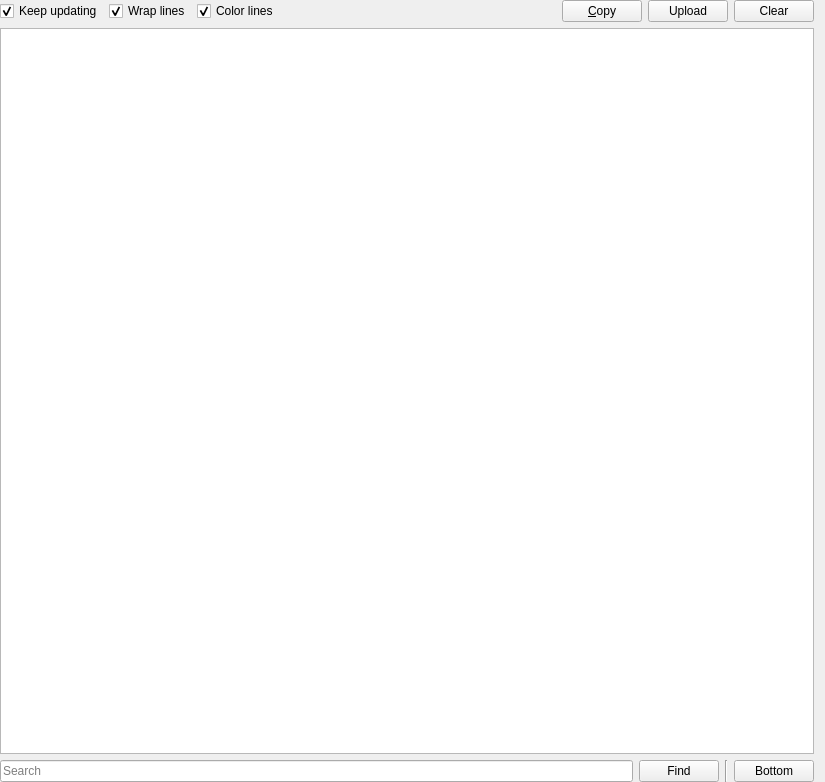
<?xml version="1.0" encoding="UTF-8"?>
<ui version="4.0">
 <class>LogPage</class>
 <widget class="QWidget" name="LogPage">
  <property name="geometry">
   <rect>
    <x>0</x>
    <y>0</y>
    <width>825</width>
    <height>782</height>
   </rect>
  </property>
  <layout class="QGridLayout" name="gridLayout">
   <property name="leftMargin">
    <number>0</number>
   </property>
   <property name="topMargin">
    <number>0</number>
   </property>
   <property name="bottomMargin">
    <number>0</number>
   </property>
   <item row="1" column="0" colspan="5">
    <widget class="LogView" name="text">
     <property name="undoRedoEnabled">
      <bool>false</bool>
     </property>
     <property name="readOnly">
      <bool>true</bool>
     </property>
     <property name="plainText">
      <string notr="true"/>
     </property>
     <property name="textInteractionFlags">
         <set>Qt::TextInteractionFlag::LinksAccessibleByKeyboard|Qt::TextInteractionFlag::LinksAccessibleByMouse|Qt::TextInteractionFlag::TextBrowserInteraction|Qt::TextInteractionFlag::TextSelectableByKeyboard|Qt::TextInteractionFlag::TextSelectableByMouse</set>
     </property>
     <property name="centerOnScroll">
      <bool>false</bool>
     </property>
    </widget>
   </item>
   <item row="0" column="0" colspan="5">
    <layout class="QHBoxLayout" name="horizontalLayout">
     <item>
      <widget class="QCheckBox" name="trackLogCheckbox">
       <property name="text">
        <string>Keep updating</string>
       </property>
       <property name="checked">
        <bool>true</bool>
       </property>
      </widget>
     </item>
     <item>
      <widget class="QCheckBox" name="wrapCheckbox">
       <property name="text">
        <string>Wrap lines</string>
       </property>
       <property name="checked">
        <bool>true</bool>
       </property>
      </widget>
     </item>
     <item>
      <widget class="QCheckBox" name="colorCheckbox">
       <property name="text">
        <string>Color lines</string>
       </property>
       <property name="checked">
        <bool>true</bool>
       </property>
      </widget>
     </item>
     <item>
      <spacer name="horizontalSpacer">
       <property name="orientation">
        <enum>Qt::Orientation::Horizontal</enum>
       </property>
       <property name="sizeHint" stdset="0">
        <size>
         <width>40</width>
         <height>20</height>
        </size>
       </property>
      </spacer>
     </item>
     <item>
      <widget class="QPushButton" name="btnCopy">
       <property name="toolTip">
        <string>Copy the whole log into the clipboard</string>
       </property>
       <property name="text">
        <string>&amp;Copy</string>
       </property>
      </widget>
     </item>
     <item>
      <widget class="QPushButton" name="btnPaste">
       <property name="toolTip">
        <string>Upload the log to the paste service configured in preferences</string>
       </property>
       <property name="text">
        <string>Upload</string>
       </property>
      </widget>
     </item>
     <item>
      <widget class="QPushButton" name="btnClear">
       <property name="toolTip">
        <string>Clear the log</string>
       </property>
       <property name="text">
        <string>Clear</string>
       </property>
      </widget>
     </item>
    </layout>
   </item>
   <item row="2" column="2">
    <widget class="QPushButton" name="findButton">
     <property name="sizePolicy">
      <sizepolicy hsizetype="Maximum" vsizetype="Fixed">
       <horstretch>0</horstretch>
       <verstretch>0</verstretch>
      </sizepolicy>
     </property>
     <property name="text">
      <string>Find</string>
     </property>
    </widget>
   </item>
   <item row="2" column="4">
    <widget class="QPushButton" name="btnBottom">
     <property name="sizePolicy">
      <sizepolicy hsizetype="Maximum" vsizetype="Fixed">
       <horstretch>0</horstretch>
       <verstretch>0</verstretch>
      </sizepolicy>
     </property>
     <property name="toolTip">
      <string>Scroll all the way to bottom</string>
     </property>
     <property name="text">
      <string>Bottom</string>
     </property>
    </widget>
   </item>
   <item row="2" column="3">
    <widget class="Line" name="line">
     <property name="orientation">
      <enum>Qt::Orientation::Vertical</enum>
     </property>
    </widget>
   </item>
   <item row="2" column="0" colspan="2">
    <widget class="QLineEdit" name="searchBar">
     <property name="placeholderText">
      <string>Search</string>
     </property>
    </widget>
   </item>
  </layout>
 </widget>
 <customwidgets>
  <customwidget>
   <class>LogView</class>
   <extends>QPlainTextEdit</extends>
   <header>ui/widgets/LogView.h</header>
  </customwidget>
 </customwidgets>
 <tabstops>
  <tabstop>trackLogCheckbox</tabstop>
  <tabstop>wrapCheckbox</tabstop>
  <tabstop>colorCheckbox</tabstop>
  <tabstop>btnCopy</tabstop>
  <tabstop>btnPaste</tabstop>
  <tabstop>btnClear</tabstop>
  <tabstop>text</tabstop>
  <tabstop>findButton</tabstop>
 </tabstops>
 <resources/>
 <connections/>
</ui>
